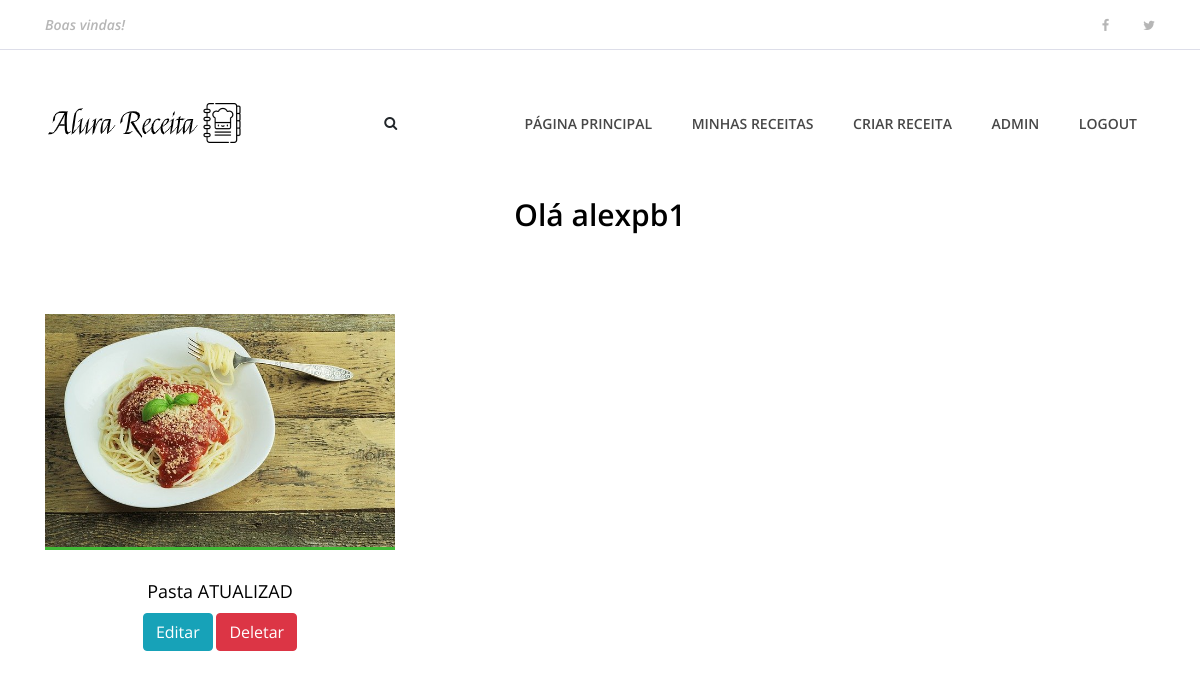
The page /usuarios/dashboard (signed in) on the database as committed earlier.
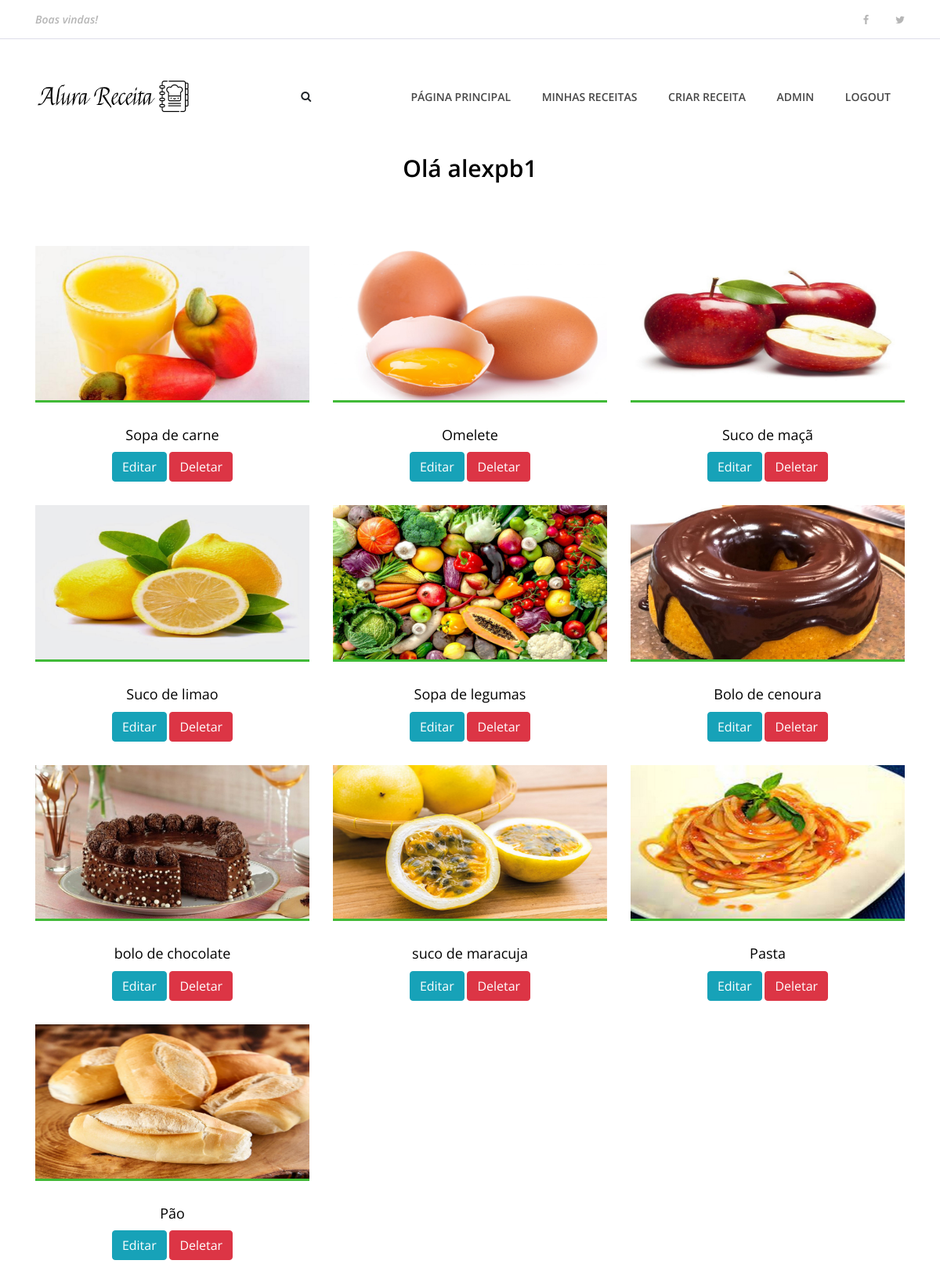
The same page on the database as committed later.
### AlexReceitas/apps/Receitas/models.py (models this page shows, shortened)
class Receita(models.Model):
    pessoa=models.ForeignKey(User, on_delete=models.CASCADE)
    nome_receita=models.CharField(max_length=200)
    ingredientes=models.TextField(default='')
    modo_preparo= models.TextField(default='')
    tempo_preparo=models.IntegerField(default=0)
    rendimento=models.CharField(max_length=100)
    categoria=models.CharField(max_length=100)
    date_receita=models.DateTimeField(default=datetime.now, blank=True)
    foto_receita=models.ImageField(upload_to='fotos/%d/%m/%Y',blank=True, null=True, default='0')
    publicada=models.BooleanField(default=False )

### AlexReceitas/apps/usuarios/views.py (the view)
# urls.py: path('dashboard', views.dashboard, name='dashboard'),
def dashboard(request):
    if request.user.is_authenticated:
        id=request.user.id
        receitas=Receita.objects.order_by('-date_receita').filter(pessoa=id)
        dados={
            'receitas':receitas
        }
        return render(request, 'usuarios/dashboard.html', dados)
    else:
        return redirect('index' )

### Templates/usuarios/dashboard.html (shortened to what this page needs)
{% extends 'base.html' %}
{% load static %}
{% block content %}
<body>
{% include 'partials/_menu.html' %}
<div class="contact-area section-padding-0">
    <div class="container">
        <div class="row">
            <div class="col-12">
                <div class="section-heading">
                    <h3>Olá {{ user.username }}</h3>
                </div>
            </div>
        </div>
    </div>
 </div>
    <section class="best-receipe-area">
        <div class="container">
            <div class="row">
                {% if receitas %}
                {% for receita in receitas %}
                <div class="col-12 col-sm-6 col-lg-4">
                    <div class="single-best-receipe-area mb-30">
                        {% if receita.foto_receita == '0'%}
                            <img src="{% static 'img/bg-img/foto_receita.png'%}" alt="">
                        {% else %}
                            <img src="{{receita.foto_receita.url}}" alt="">
                        {% endif %}
                            <div class="receipe-content">
                            <a href="{% url 'receita' receita.id %}">
                                <h5>{{receita.nome_receita}}</h5>
                                <a href="{% url 'edita_receita' receita.id %}" type="button" class="btn btn-info">Editar</a>
                                <a href="{% url 'deleta_receita' receita.id %}" type="button" class="btn btn-danger">Deletar</a>
                            </a>
                        </div>
                    </div>
                </div>
                {% endfor %}
                {% endif %}
            </div>
        </div>
    </section>
{% endblock %}

### Templates/base.html (shortened to what this page needs)
{%load static%}
<!DOCTYPE html>
<html lang="en">
<head>
    <link rel="stylesheet" href="{% static 'site.css' %}">
</head>
<body>
    {% block content %} {%endblock%}
</body>
</html>

### Templates/partials/_busca.html (shortened to what this page needs)
{% load static %}

### Templates/partials/_menu.html (shortened to what this page needs)
{% load static %}
<header class="header-area">
    <div class="top-header-area">
        <div class="container h-100">
            <div class="row h-100 align-items-center justify-content-between">
                <div class="col-12 col-sm-6">
                    <div class="breaking-news">
                        <div id="breakingNewsTicker" class="ticker">
                            <ul>
                                <li><a href="">Boas vindas!</a></li>
                            </ul>
                        </div>
                    </div>
                </div>
                <div class="col-12 col-sm-6">
                    <div class="top-social-info text-right">
                        <a href=""><i class="fa fa-facebook" aria-hidden="true"></i></a>
                        <a href=""><i class="fa fa-twitter" aria-hidden="true"></i></a>
                    </div>
                </div>
            </div>
        </div>
    </div>
    <div class="delicious-main-menu">
        <div class="classy-nav-container breakpoint-off">
            <div class="container">
                <nav class="classy-navbar justify-content-between" id="deliciousNav">
                    <a class="nav-brand" href="{% url 'index' %}"
                    ><img src="{% static 'img/core-img/logo.png' %}" alt=""></a>
                    <div>
                        <div class="search-btn">
                            <i class="fa fa-search" aria-hidden="true"></i>
                        </div>
                    </div>
                    <div class="classy-menu">
                        <div class="classynav">
                            <ul>
                                {% if user.is_authenticated %}
                                <li><a href="{% url 'index'%} ">Página principal</a></li>
                                <li><a href="{% url 'dashboard'%} ">Minhas Receitas</a></li>
                                <li><a href="{% url 'cria_receita'%} ">Criar Receita</a></li>
                                {% if user.is_superuser %}
                                <li><a href="{% url 'admin:index' %}">Admin</a></li>
                                {% endif %}
                                <li><a href="{% url 'logout'%} ">Logout</a></li>
                                {% else %}
                                <li><a href="{% url 'cadastro'%} ">Cadastro</a></li>
                                <li><a href="{% url 'login'%} ">Login</a></li>
                                {% endif %}
                            </ul>
                        </div>
                    </div>
                </nav>
            </div>
        </div>
    </div>
</header>

### static/site.css (style rules this page uses)
* { margin: 0; padding: 0; }
body { font-family: "Open Sans", sans-serif; font-size: 14px; }
h1, h2, h3, h4, h5, h6 { color: #000000; line-height: 1.3; font-weight: 600; }
a, a:hover, a:focus { -webkit-transition-duration: 500ms; transition-duration: 500ms; text-decoration: none; outline: 0 solid transparent; color: #000000; font-weight: 600; font-size: 14px; color: #474747; }
ul, ol { margin: 0; }
ul li, ol li { list-style: none; }
img { height: auto; max-width: 100%; }
.mb-30 { margin-bottom: 30px !important; }
.section-heading { position: relative; z-index: 1; margin-bottom: 80px; text-align: center; }
.section-heading h3 { font-size: 30px; margin-bottom: 0; }
.header-area { position: relative; z-index: 100; width: 100%; }
.header-area .top-header-area { width: 100%; height: 50px; background-color: #ffffff; border-bottom: 1px solid #dddee9; }
.header-area .top-header-area .breaking-news { position: relative; z-index: 1; }
.header-area .top-header-area .breaking-news .ticker { width: 100%; text-align: left; position: relative; overflow: hidden; }
.header-area .top-header-area .breaking-news .ticker ul { width: 100%; position: relative; z-index: 1; }
.header-area .top-header-area .breaking-news .ticker ul li { display: none; width: 100%; }
.header-area .top-header-area .breaking-news .ticker ul li a { font-size: 14px; color: #b6b6b6; font-style: italic; }
.header-area .top-header-area .top-social-info a { display: inline-block; color: #b6b6b6; font-size: 13px; margin-right: 30px; }
.header-area .top-header-area .top-social-info a:last-child { margin-right: 0; }
.header-area .delicious-main-menu { position: relative; width: 100%; z-index: 100; height: 145px; }
.header-area .delicious-main-menu .classy-nav-container { background-color: transparent; }
.header-area .delicious-main-menu .classy-navbar { height: 145px; padding: 0; }
.header-area .delicious-main-menu .classy-navbar .classynav ul li a { font-weight: 600; }
.header-area .delicious-main-menu .classy-navbar .classynav > ul > li > a { text-transform: uppercase; padding: 12px 18px 11px; background-color: transparent; border-bottom: 3px solid transparent; line-height: 1; color: #474747; font-weight: 600; }
.best-receipe-area { position: relative; z-index: 1; padding-bottom: 50px; }
.single-best-receipe-area { position: relative; z-index: 1; }
.single-best-receipe-area img { border-bottom: 3px solid #40ba37; }
.single-best-receipe-area .receipe-content { padding-top: 30px; text-align: center; }
.single-best-receipe-area .receipe-content h5 { font-size: 18px; margin-bottom: 10px; font-weight: 400; -webkit-transition-duration: 500ms; transition-duration: 500ms; }

Rows that differ between the two databases and show on the page:
added Receita: foto_receita (picture), nome_receita "Sopa de carne"
added Receita: foto_receita (picture), nome_receita "Omelete"
added Receita: foto_receita (picture), nome_receita "Suco de maçã"
added Receita: foto_receita (picture), nome_receita "Suco de limao"
added Receita: foto_receita (picture), nome_receita "Sopa de legumas"
added Receita: foto_receita (picture), nome_receita "Bolo de cenoura"
added Receita: foto_receita (picture), nome_receita "bolo de chocolate"
added Receita: foto_receita (picture), nome_receita "suco de maracuja"
changed Receita: foto_receita: a different picture; nome_receita "Pasta ATUALIZAD" → "Pasta"
now on this page (row edited): Receita: foto_receita (picture), nome_receita "Pão"
